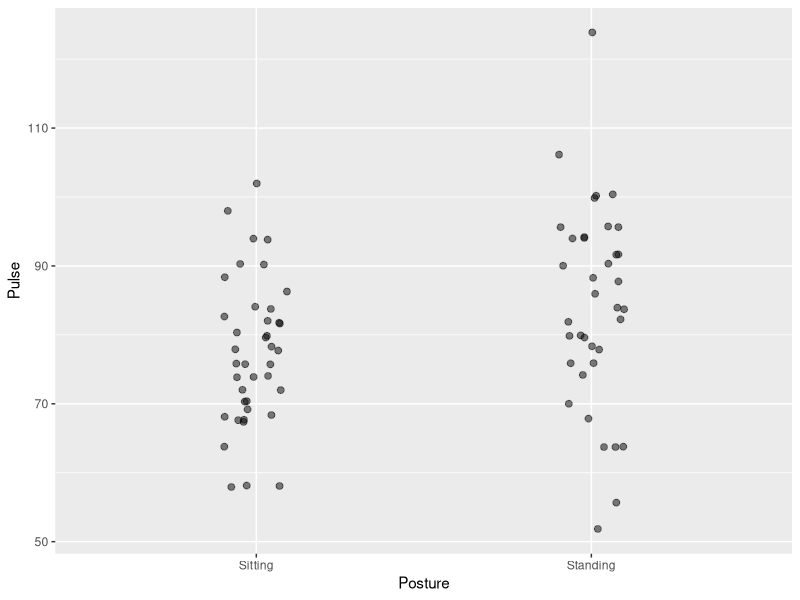
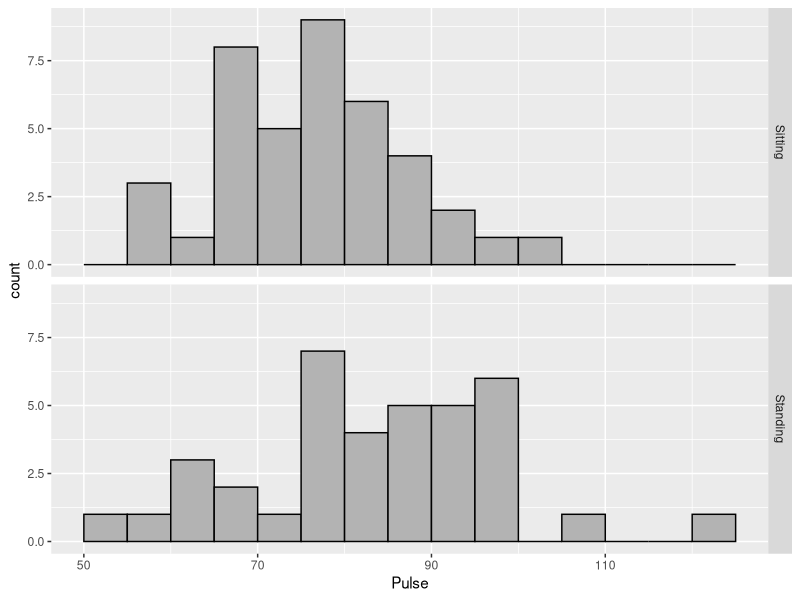
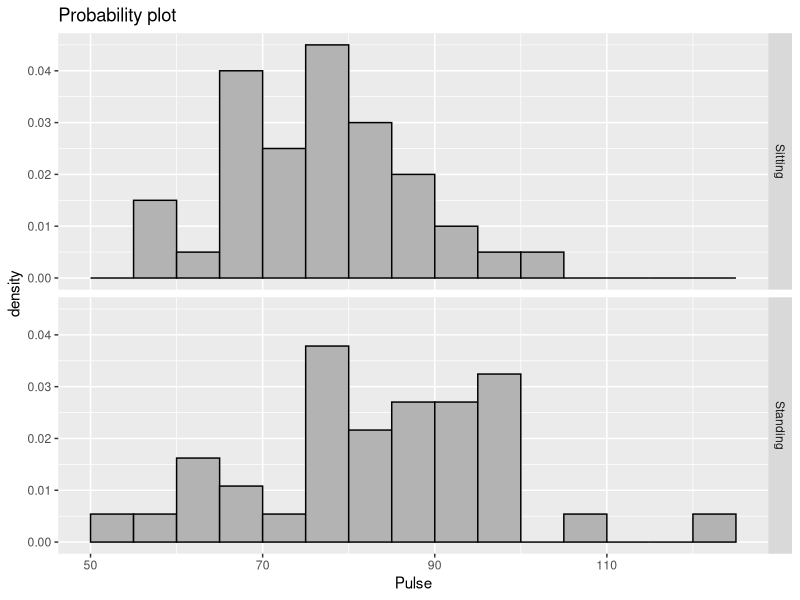
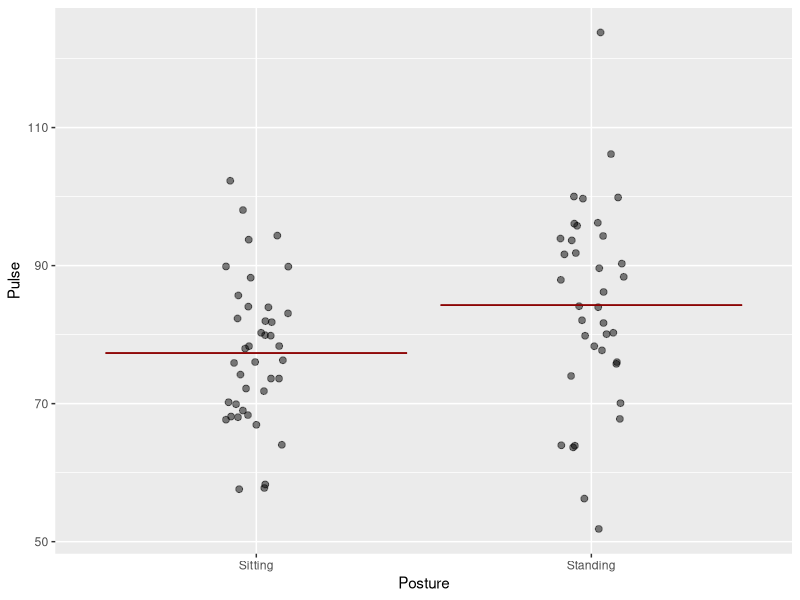
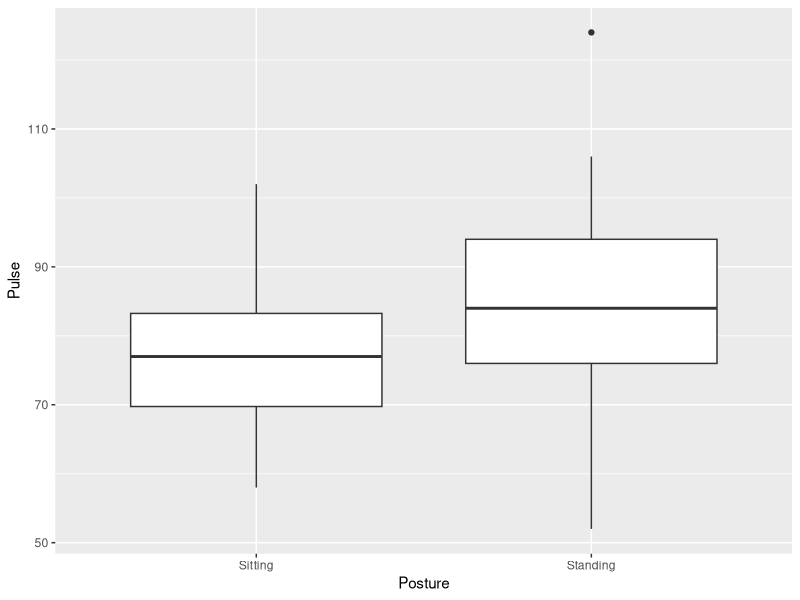

R code for these plots, in order:
## ---- chunk 1
pulse_data <- read.csv('Pulse experiment response.csv')
str(pulse_data)
## ---- chunk 2
head(pulse_data)
## ---- chunk 3
print('Sitting')
subset(pulse_data,Posture == 'Sitting')$Pulse
print('Standing')
subset(pulse_data,Posture == 'Standing')$Pulse
## ---- chunk 4
library(ggplot2)
set.seed(1)
ggplot(pulse_data,aes(x=Posture,y=Pulse)) + geom_jitter(size=2,width = .1,alpha = 0.5)
## ---- chunk 5
library(ggplot2)
breaks = seq(30,130,by=5)
ggplot(pulse_data,aes(x=Pulse)) + 
  geom_histogram(binwidth = 5, center = 2.5,color = 'black',fill = 'grey70') + 
  facet_grid(Posture~.)

# same, but re-scaled to percentages
ggplot(pulse_data,aes(x=Pulse)) + 
    geom_histogram(aes(y=..density..),binwidth = 5, center = 2.5,color = 'black',fill = 'grey70') + 
    facet_grid(Posture~.) + 
    ggtitle('Probability plot')
## ---- chunk 6
# compare to jitter_plot
ggplot(pulse_data,aes(x=Posture,y=Pulse)) + geom_jitter(size=2,width = .1,alpha = 0.5)  +
     stat_summary(fun.y='mean', colour="darkred", geom="errorbar", aes(ymax = ..y.., ymin = ..y..))

# boxplot
ggplot(pulse_data,aes(x=Posture,y=Pulse)) + geom_boxplot()
## ---- chunk 7
standing_obs = subset(pulse_data,Posture == 'Standing')$Pulse
sitting_obs = subset(pulse_data,Posture == 'Sitting')$Pulse
t_test = t.test(standing_obs, sitting_obs, paired = F, var.equal = T)
t_test
## ---- chunk 8
head(pulse_data)
## ---- chunk 9
mean(standing_obs)
mean(sitting_obs)
## ---- chunk 10
pnorm(3) - pnorm(-3)
qnorm(.975)
## ---- chunk 11
ybar_1 = mean(standing_obs)
ybar_2 = mean(sitting_obs)
n1 = sum(pulse_data$Posture == 'Standing')
n2 = sum(pulse_data$Posture == 'Sitting')
s2_1 = var(standing_obs)
s2_2 = var(sitting_obs)

# pooled estimate of population variance (assuming both pops have same variance)
# pooling counts each individual equally
s2 = ((n1-1)*s2_1 + (n2-1)*s2_2)/(n1+n2-2)

# SED estimate using pooled s2
sed = sqrt(s2/n1 + s2/n2)

# t_crit
tc = qt(0.05/2,n1+n2-2,lower.tail=F)

# confidence interval
ybar_1-ybar_2 + c(-1,1)*sed*tc
